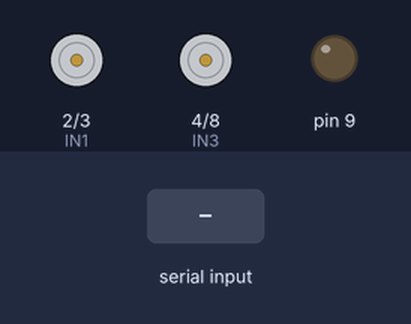
Recording of a sketch running on a simulated Arduino Uno, built with avr-gcc and run on an emulated ATmega328P. Parts: motor-driver pin pairs drawn as motors (green arrow = first pin HIGH = forward, orange = second pin HIGH = backward, longer = more drive, scaled by the enable pin), output pins drawn as LEDs (lit = HIGH). The inputs (shaded band) are chosen by the test bench.

Above: at 1.2 s.
1.3 s: "l" received over Serial
At 1.4 s:
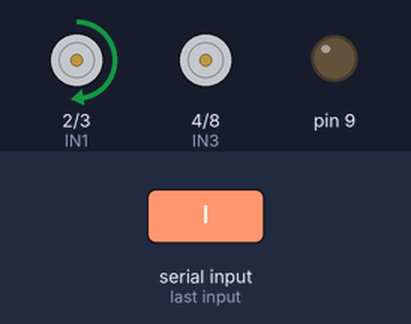
3.0 s: "f" received over Serial
At 3.1 s:
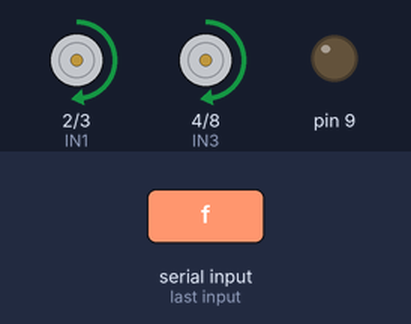
4.7 s: "r" received over Serial
At 4.8 s:
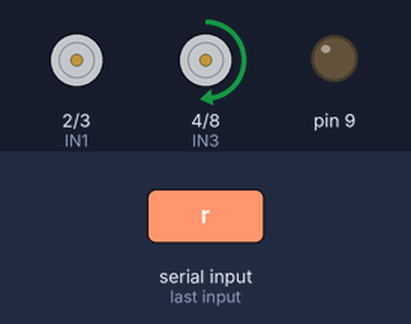
6.4 s: "b" received over Serial
At 6.5 s:
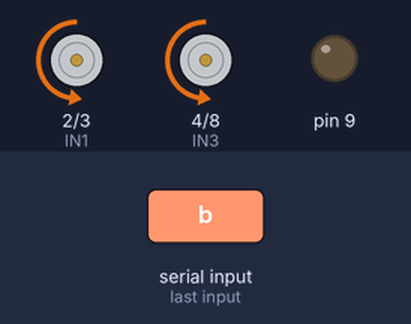
8.1 s: "z" received over Serial
At 8.2 s:
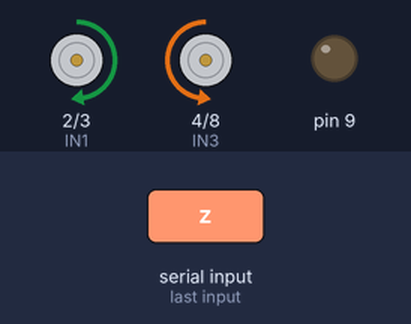
Timing chart, 0 to 10.8 s (numbered marks = the images above; inputs shaded):
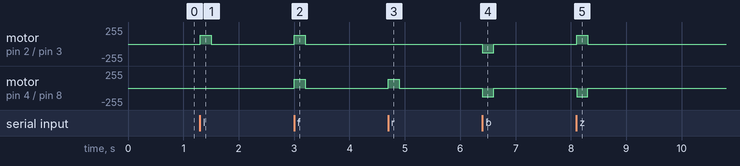

Measured:
- after the input at 1.3 s, motor on pin 2 (IN1) / pin 3 (IN2): stopped → forward 128/255 at once, → stopped 0.20 s later
- after the input at 3.0 s, motor on pin 2 (IN1) / pin 3 (IN2), motor on pin 4 (IN3) / pin 8 (IN4): stopped → forward 128/255 at once, → stopped 0.20 s later
- after the input at 4.7 s, motor on pin 4 (IN3) / pin 8 (IN4): stopped → forward 128/255 at once, → stopped 0.20 s later
- after the input at 6.4 s, motor on pin 2 (IN1) / pin 3 (IN2), motor on pin 4 (IN3) / pin 8 (IN4): stopped → backward 128/255 at once, → stopped 0.20 s later
- after the input at 8.1 s, motor on pin 2 (IN1) / pin 3 (IN2): stopped → forward 128/255 at once, → stopped 0.20 s later; motor on pin 4 (IN3) / pin 8 (IN4): stopped → backward 128/255 at once, → stopped 0.20 s later

The sketch:

delete_caoshengbo.ino
```cpp
#define IN1 2
#define IN2 3
#define IN3 4
#define IN4 8
#define ENA 5
#define ENB 6
void forward();
void back();
void turnLeft();
void turnRight();
void orin();
void _stop();
void hold();
void setup()
{
  pinMode(IN1,OUTPUT);
  pinMode(IN2,OUTPUT);
  pinMode(IN3,OUTPUT);
  pinMode(IN4,OUTPUT);
  pinMode(ENA,OUTPUT);
  pinMode(ENB,OUTPUT);
    pinMode(9,OUTPUT);
  setspeed();
  _stop();
  Serial.begin(9600);
}
int s=0,m;
int dl=200;
void loop()
{
  if(Serial.available())
  {
    m= Serial.read();
    switch(m)
    {
      case'l':{ turnLeft();break;}
      case'f':{forward();break;}
      case'r':{turnRight();break;}
      case'b':{back();break;}
      case'z':{orin();break;}
    }
    while(Serial.read() >= 0){};
   if (m!='u'||'d'||'x'||'y')
   {
    delay(dl);
   }
  }
  if(!Serial.available())
  {
     _stop();
  }
}
void forward()
{
  digitalWrite(IN1,HIGH);
  digitalWrite(IN2,LOW);
  digitalWrite(IN3,HIGH);
  digitalWrite(IN4,LOW);
}
void back()
{
  digitalWrite(IN1,LOW);
  digitalWrite(IN2,HIGH);
  digitalWrite(IN3,LOW);
  digitalWrite(IN4,HIGH);
}
void turnLeft()
{
  digitalWrite(IN1,HIGH);
  digitalWrite(IN2,LOW);
  digitalWrite(IN3,LOW);
  digitalWrite(IN4,LOW);
}
void turnRight()
{
  digitalWrite(IN1,LOW);
  digitalWrite(IN2,LOW);
  digitalWrite(IN3,HIGH);
  digitalWrite(IN4,LOW);
}
void orin()
{
  digitalWrite(IN1,HIGH);
  digitalWrite(IN2,LOW);
  digitalWrite(IN3,LOW);
  digitalWrite(IN4,HIGH);
  }
void _stop()
{
  digitalWrite(IN1,LOW);
  digitalWrite(IN2,LOW);
  digitalWrite(IN3,LOW);
  digitalWrite(IN4,LOW);
}
void setspeed()
{
  analogWrite(ENA,128);
  analogWrite(ENB,128);
  }
```
